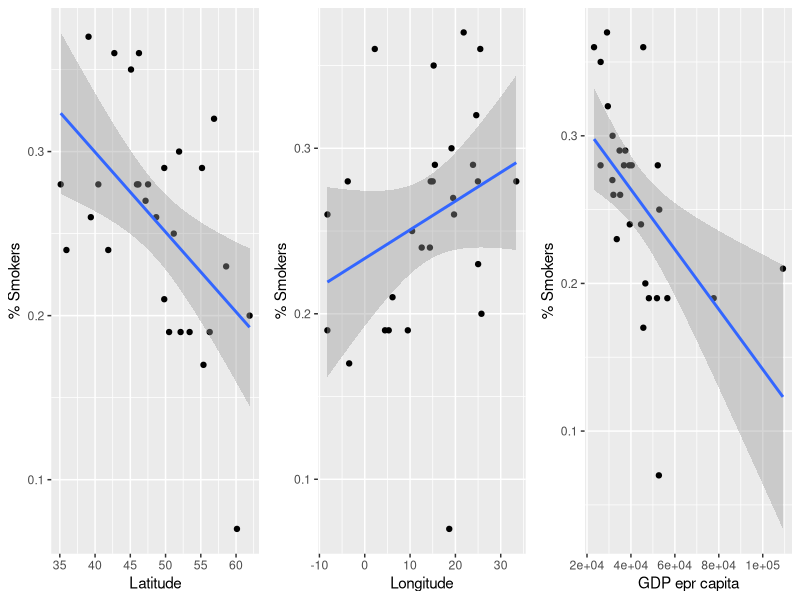

The R source for this figure:
## ---- chunk 1
knitr::opts_chunk$set(echo = FALSE)
## ---- chunk 2
    data_raw<-read.csv("data.csv",sep=";", encoding = "UTF-8")
    names(data_raw)[1]<-"country"
    str(data_raw)
## ---- chunk 3
library(ggplot2)
library(gridExtra)

p1<-qplot(
  x=data_raw$lat,
  y=data_raw$smokers,
  xlab="Latitude",
  ylab="% Smokers"
) + stat_smooth(method="lm", se=T)

p2<-qplot(
  x=data_raw$lng,
  y=data_raw$smokers,
  xlab="Longitude",
  ylab="% Smokers"
) + stat_smooth(method="lm", se=T)

p3<-qplot(
  x=data_raw$gdp_capita,
  y=data_raw$smokers,
  xlab="GDP epr capita",
  ylab="% Smokers"
) + stat_smooth(method="lm", se=T)

grid.arrange(p1, p2, p3,nrow = 1)
          
